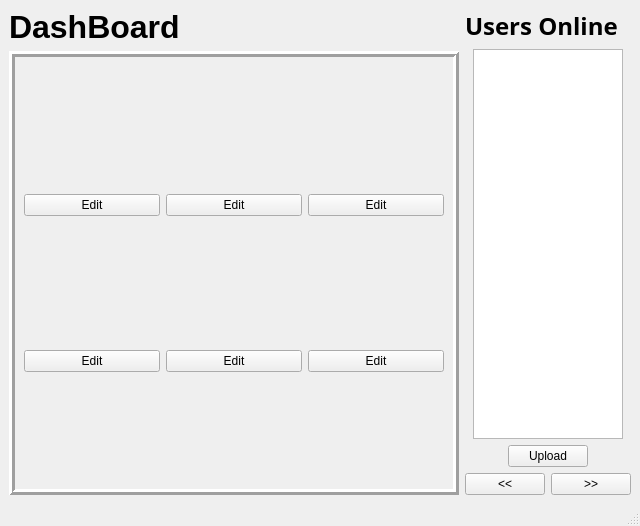
<?xml version="1.0" encoding="UTF-8"?>
<ui version="4.0">
 <class>MainWindow</class>
 <widget class="QMainWindow" name="MainWindow">
  <property name="geometry">
   <rect>
    <x>0</x>
    <y>0</y>
    <width>640</width>
    <height>526</height>
   </rect>
  </property>
  <property name="windowTitle">
   <string>MainWindow</string>
  </property>
  <widget class="QWidget" name="centralwidget">
   <layout class="QHBoxLayout" name="horizontalLayout">
    <item>
     <layout class="QVBoxLayout" name="verticalLayout_2">
      <item>
       <widget class="QLabel" name="dashboard_label">
        <property name="font">
         <font>
          <family>Tahoma</family>
          <pointsize>24</pointsize>
          <weight>75</weight>
          <bold>true</bold>
         </font>
        </property>
        <property name="text">
         <string>DashBoard</string>
        </property>
       </widget>
      </item>
      <item>
       <layout class="QHBoxLayout" name="horizontalLayout_4">
        <item>
         <widget class="QStackedWidget" name="stackedWidget">
          <property name="autoFillBackground">
           <bool>false</bool>
          </property>
          <property name="frameShape">
           <enum>QFrame::Box</enum>
          </property>
          <property name="frameShadow">
           <enum>QFrame::Raised</enum>
          </property>
          <property name="lineWidth">
           <number>3</number>
          </property>
          <property name="currentIndex">
           <number>0</number>
          </property>
          <widget class="QWidget" name="page">
           <layout class="QGridLayout" name="gridLayout">
            <item row="0" column="0">
             <layout class="QVBoxLayout" name="verticalLayout_3">
              <item alignment="Qt::AlignHCenter">
               <widget class="QLabel" name="label">
                <property name="sizePolicy">
                 <sizepolicy hsizetype="Fixed" vsizetype="Fixed">
                  <horstretch>0</horstretch>
                  <verstretch>0</verstretch>
                 </sizepolicy>
                </property>
                <property name="text">
                 <string/>
                </property>
               </widget>
              </item>
              <item>
               <widget class="QPushButton" name="editBut1">
                <property name="text">
                 <string>Edit</string>
                </property>
               </widget>
              </item>
             </layout>
            </item>
            <item row="0" column="1">
             <layout class="QVBoxLayout" name="verticalLayout_4">
              <item alignment="Qt::AlignHCenter">
               <widget class="QLabel" name="label_2">
                <property name="sizePolicy">
                 <sizepolicy hsizetype="Fixed" vsizetype="Fixed">
                  <horstretch>0</horstretch>
                  <verstretch>0</verstretch>
                 </sizepolicy>
                </property>
                <property name="text">
                 <string/>
                </property>
               </widget>
              </item>
              <item>
               <widget class="QPushButton" name="editBut2">
                <property name="text">
                 <string>Edit</string>
                </property>
               </widget>
              </item>
             </layout>
            </item>
            <item row="0" column="2">
             <layout class="QVBoxLayout" name="verticalLayout_5">
              <item alignment="Qt::AlignHCenter">
               <widget class="QLabel" name="label_3">
                <property name="sizePolicy">
                 <sizepolicy hsizetype="Fixed" vsizetype="Fixed">
                  <horstretch>0</horstretch>
                  <verstretch>0</verstretch>
                 </sizepolicy>
                </property>
                <property name="text">
                 <string/>
                </property>
               </widget>
              </item>
              <item>
               <widget class="QPushButton" name="editBut3">
                <property name="text">
                 <string>Edit</string>
                </property>
               </widget>
              </item>
             </layout>
            </item>
            <item row="1" column="0">
             <layout class="QVBoxLayout" name="verticalLayout_6">
              <item alignment="Qt::AlignHCenter">
               <widget class="QLabel" name="label_4">
                <property name="sizePolicy">
                 <sizepolicy hsizetype="Fixed" vsizetype="Fixed">
                  <horstretch>0</horstretch>
                  <verstretch>0</verstretch>
                 </sizepolicy>
                </property>
                <property name="text">
                 <string/>
                </property>
               </widget>
              </item>
              <item>
               <widget class="QPushButton" name="editBut4">
                <property name="text">
                 <string>Edit</string>
                </property>
               </widget>
              </item>
             </layout>
            </item>
            <item row="1" column="1">
             <layout class="QVBoxLayout" name="verticalLayout_7">
              <item alignment="Qt::AlignHCenter">
               <widget class="QLabel" name="label_5">
                <property name="sizePolicy">
                 <sizepolicy hsizetype="Fixed" vsizetype="Fixed">
                  <horstretch>0</horstretch>
                  <verstretch>0</verstretch>
                 </sizepolicy>
                </property>
                <property name="text">
                 <string/>
                </property>
               </widget>
              </item>
              <item>
               <widget class="QPushButton" name="editBut5">
                <property name="text">
                 <string>Edit</string>
                </property>
               </widget>
              </item>
             </layout>
            </item>
            <item row="1" column="2">
             <layout class="QVBoxLayout" name="verticalLayout_8">
              <item alignment="Qt::AlignHCenter">
               <widget class="QLabel" name="label_6">
                <property name="sizePolicy">
                 <sizepolicy hsizetype="Fixed" vsizetype="Fixed">
                  <horstretch>0</horstretch>
                  <verstretch>0</verstretch>
                 </sizepolicy>
                </property>
                <property name="text">
                 <string/>
                </property>
               </widget>
              </item>
              <item>
               <widget class="QPushButton" name="editBut6">
                <property name="text">
                 <string>Edit</string>
                </property>
               </widget>
              </item>
             </layout>
            </item>
           </layout>
          </widget>
          <widget class="QWidget" name="page_2">
           <layout class="QGridLayout" name="gridLayout_2">
            <item row="0" column="2">
             <layout class="QVBoxLayout" name="verticalLayout_11">
              <item alignment="Qt::AlignHCenter">
               <widget class="QLabel" name="label_9">
                <property name="sizePolicy">
                 <sizepolicy hsizetype="Fixed" vsizetype="Fixed">
                  <horstretch>0</horstretch>
                  <verstretch>0</verstretch>
                 </sizepolicy>
                </property>
                <property name="text">
                 <string/>
                </property>
               </widget>
              </item>
              <item>
               <widget class="QPushButton" name="editBut9">
                <property name="text">
                 <string>Edit</string>
                </property>
               </widget>
              </item>
             </layout>
            </item>
            <item row="0" column="0">
             <layout class="QVBoxLayout" name="verticalLayout_9">
              <item alignment="Qt::AlignHCenter">
               <widget class="QLabel" name="label_7">
                <property name="sizePolicy">
                 <sizepolicy hsizetype="Fixed" vsizetype="Fixed">
                  <horstretch>0</horstretch>
                  <verstretch>0</verstretch>
                 </sizepolicy>
                </property>
                <property name="text">
                 <string/>
                </property>
               </widget>
              </item>
              <item>
               <widget class="QPushButton" name="editBut7">
                <property name="text">
                 <string>Edit</string>
                </property>
               </widget>
              </item>
             </layout>
            </item>
            <item row="0" column="1">
             <layout class="QVBoxLayout" name="verticalLayout_10">
              <item alignment="Qt::AlignHCenter">
               <widget class="QLabel" name="label_8">
                <property name="sizePolicy">
                 <sizepolicy hsizetype="Fixed" vsizetype="Fixed">
                  <horstretch>0</horstretch>
                  <verstretch>0</verstretch>
                 </sizepolicy>
                </property>
                <property name="text">
                 <string/>
                </property>
               </widget>
              </item>
              <item>
               <widget class="QPushButton" name="editBut8">
                <property name="text">
                 <string>Edit</string>
                </property>
               </widget>
              </item>
             </layout>
            </item>
            <item row="1" column="0">
             <layout class="QVBoxLayout" name="verticalLayout_12">
              <item alignment="Qt::AlignHCenter">
               <widget class="QLabel" name="label_10">
                <property name="sizePolicy">
                 <sizepolicy hsizetype="Fixed" vsizetype="Fixed">
                  <horstretch>0</horstretch>
                  <verstretch>0</verstretch>
                 </sizepolicy>
                </property>
                <property name="text">
                 <string/>
                </property>
               </widget>
              </item>
              <item>
               <widget class="QPushButton" name="editBut10">
                <property name="text">
                 <string>Edit</string>
                </property>
               </widget>
              </item>
             </layout>
            </item>
            <item row="1" column="1">
             <layout class="QVBoxLayout" name="verticalLayout_13">
              <item alignment="Qt::AlignHCenter">
               <widget class="QLabel" name="label_11">
                <property name="sizePolicy">
                 <sizepolicy hsizetype="Fixed" vsizetype="Fixed">
                  <horstretch>0</horstretch>
                  <verstretch>0</verstretch>
                 </sizepolicy>
                </property>
                <property name="text">
                 <string/>
                </property>
               </widget>
              </item>
              <item>
               <widget class="QPushButton" name="editBut11">
                <property name="text">
                 <string>Edit</string>
                </property>
               </widget>
              </item>
             </layout>
            </item>
            <item row="1" column="2">
             <layout class="QVBoxLayout" name="verticalLayout_14">
              <item alignment="Qt::AlignHCenter">
               <widget class="QLabel" name="label_12">
                <property name="sizePolicy">
                 <sizepolicy hsizetype="Fixed" vsizetype="Fixed">
                  <horstretch>0</horstretch>
                  <verstretch>0</verstretch>
                 </sizepolicy>
                </property>
                <property name="text">
                 <string/>
                </property>
               </widget>
              </item>
              <item>
               <widget class="QPushButton" name="editBut12">
                <property name="text">
                 <string>Edit</string>
                </property>
               </widget>
              </item>
             </layout>
            </item>
           </layout>
          </widget>
         </widget>
        </item>
       </layout>
      </item>
     </layout>
    </item>
    <item>
     <layout class="QVBoxLayout" name="verticalLayout">
      <item>
       <widget class="QLabel" name="online_label">
        <property name="font">
         <font>
          <family>Trebuchet MS</family>
          <pointsize>18</pointsize>
          <weight>75</weight>
          <bold>true</bold>
         </font>
        </property>
        <property name="text">
         <string>Users Online</string>
        </property>
       </widget>
      </item>
      <item alignment="Qt::AlignHCenter">
       <widget class="QListWidget" name="usersList">
        <property name="minimumSize">
         <size>
          <width>150</width>
          <height>0</height>
         </size>
        </property>
        <property name="maximumSize">
         <size>
          <width>150</width>
          <height>16777215</height>
         </size>
        </property>
       </widget>
      </item>
      <item alignment="Qt::AlignHCenter">
       <widget class="QPushButton" name="uploadBut">
        <property name="sizePolicy">
         <sizepolicy hsizetype="Fixed" vsizetype="Fixed">
          <horstretch>0</horstretch>
          <verstretch>0</verstretch>
         </sizepolicy>
        </property>
        <property name="text">
         <string>Upload</string>
        </property>
       </widget>
      </item>
      <item>
       <layout class="QHBoxLayout" name="horizontalLayout_2">
        <item>
         <widget class="QPushButton" name="previousBut">
          <property name="sizePolicy">
           <sizepolicy hsizetype="Fixed" vsizetype="Fixed">
            <horstretch>0</horstretch>
            <verstretch>0</verstretch>
           </sizepolicy>
          </property>
          <property name="text">
           <string>&lt;&lt;</string>
          </property>
         </widget>
        </item>
        <item>
         <widget class="QPushButton" name="nextBut">
          <property name="sizePolicy">
           <sizepolicy hsizetype="Fixed" vsizetype="Fixed">
            <horstretch>0</horstretch>
            <verstretch>0</verstretch>
           </sizepolicy>
          </property>
          <property name="text">
           <string>&gt;&gt;</string>
          </property>
         </widget>
        </item>
       </layout>
      </item>
     </layout>
    </item>
   </layout>
  </widget>
  <widget class="QMenuBar" name="menubar">
   <property name="geometry">
    <rect>
     <x>0</x>
     <y>0</y>
     <width>640</width>
     <height>22</height>
    </rect>
   </property>
  </widget>
  <widget class="QStatusBar" name="statusbar"/>
 </widget>
 <resources/>
 <connections/>
</ui>
